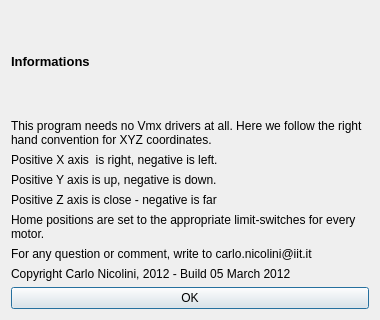
<?xml version="1.0" encoding="UTF-8"?>
<ui version="4.0">
 <class>InfoDialog</class>
 <widget class="QDialog" name="InfoDialog">
  <property name="geometry">
   <rect>
    <x>0</x>
    <y>0</y>
    <width>380</width>
    <height>320</height>
   </rect>
  </property>
  <property name="sizePolicy">
   <sizepolicy hsizetype="Fixed" vsizetype="Fixed">
    <horstretch>0</horstretch>
    <verstretch>0</verstretch>
   </sizepolicy>
  </property>
  <property name="windowTitle">
   <string>Dialog</string>
  </property>
  <layout class="QVBoxLayout" name="verticalLayout_2">
   <item>
    <widget class="QLabel" name="label">
     <property name="autoFillBackground">
      <bool>true</bool>
     </property>
     <property name="locale">
      <locale language="English" country="UnitedStates"/>
     </property>
     <property name="text">
      <string>&lt;!DOCTYPE HTML PUBLIC &quot;-//W3C//DTD HTML 4.0//EN&quot; &quot;http://www.w3.org/TR/REC-html40/strict.dtd&quot;&gt;
&lt;html&gt;&lt;head&gt;&lt;meta name=&quot;qrichtext&quot; content=&quot;1&quot; /&gt;&lt;style type=&quot;text/css&quot;&gt;
p, li { white-space: pre-wrap; }
&lt;/style&gt;&lt;/head&gt;&lt;body style=&quot; font-family:'MS Shell Dlg 2'; font-size:8.25pt; font-weight:400; font-style:normal;&quot;&gt;
&lt;p style=&quot; margin-top:0px; margin-bottom:0px; margin-left:0px; margin-right:0px; -qt-block-indent:0; text-indent:0px;&quot;&gt;&lt;span style=&quot; font-size:10pt; font-weight:600;&quot;&gt;Informations&lt;/span&gt;&lt;/p&gt;&lt;/body&gt;&lt;/html&gt;</string>
     </property>
     <property name="wordWrap">
      <bool>true</bool>
     </property>
    </widget>
   </item>
   <item>
    <layout class="QVBoxLayout" name="verticalLayout">
     <item>
      <widget class="QLabel" name="label_2">
       <property name="autoFillBackground">
        <bool>true</bool>
       </property>
       <property name="locale">
        <locale language="English" country="UnitedStates"/>
       </property>
       <property name="frameShape">
        <enum>QFrame::NoFrame</enum>
       </property>
       <property name="text">
        <string>This program needs no Vmx drivers at all. Here we follow the right hand convention for XYZ coordinates.</string>
       </property>
       <property name="wordWrap">
        <bool>true</bool>
       </property>
      </widget>
     </item>
     <item>
      <widget class="QLabel" name="label_3">
       <property name="autoFillBackground">
        <bool>true</bool>
       </property>
       <property name="locale">
        <locale language="English" country="UnitedStates"/>
       </property>
       <property name="text">
        <string>Positive X axis  is right, negative is left.</string>
       </property>
       <property name="wordWrap">
        <bool>true</bool>
       </property>
      </widget>
     </item>
     <item>
      <widget class="QLabel" name="label_4">
       <property name="autoFillBackground">
        <bool>true</bool>
       </property>
       <property name="locale">
        <locale language="English" country="UnitedStates"/>
       </property>
       <property name="text">
        <string>Positive Y axis is up, negative is down.</string>
       </property>
       <property name="wordWrap">
        <bool>true</bool>
       </property>
      </widget>
     </item>
     <item>
      <widget class="QLabel" name="label_5">
       <property name="autoFillBackground">
        <bool>true</bool>
       </property>
       <property name="locale">
        <locale language="English" country="UnitedStates"/>
       </property>
       <property name="text">
        <string>Positive Z axis is close - negative is far</string>
       </property>
       <property name="wordWrap">
        <bool>true</bool>
       </property>
      </widget>
     </item>
     <item>
      <widget class="QLabel" name="label_8">
       <property name="text">
        <string>Home positions are set to the appropriate limit-switches for every motor.</string>
       </property>
       <property name="wordWrap">
        <bool>true</bool>
       </property>
      </widget>
     </item>
     <item>
      <widget class="QLabel" name="label_6">
       <property name="autoFillBackground">
        <bool>true</bool>
       </property>
       <property name="locale">
        <locale language="English" country="UnitedStates"/>
       </property>
       <property name="text">
        <string>For any question or comment, write to carlo.nicolini@iit.it</string>
       </property>
       <property name="wordWrap">
        <bool>true</bool>
       </property>
      </widget>
     </item>
     <item>
      <widget class="QLabel" name="label_7">
       <property name="text">
        <string>Copyright Carlo Nicolini, 2012 - Build 05 March 2012</string>
       </property>
       <property name="wordWrap">
        <bool>true</bool>
       </property>
      </widget>
     </item>
    </layout>
   </item>
   <item>
    <widget class="QPushButton" name="pushButton">
     <property name="text">
      <string>OK</string>
     </property>
    </widget>
   </item>
  </layout>
 </widget>
 <resources/>
 <connections/>
</ui>
